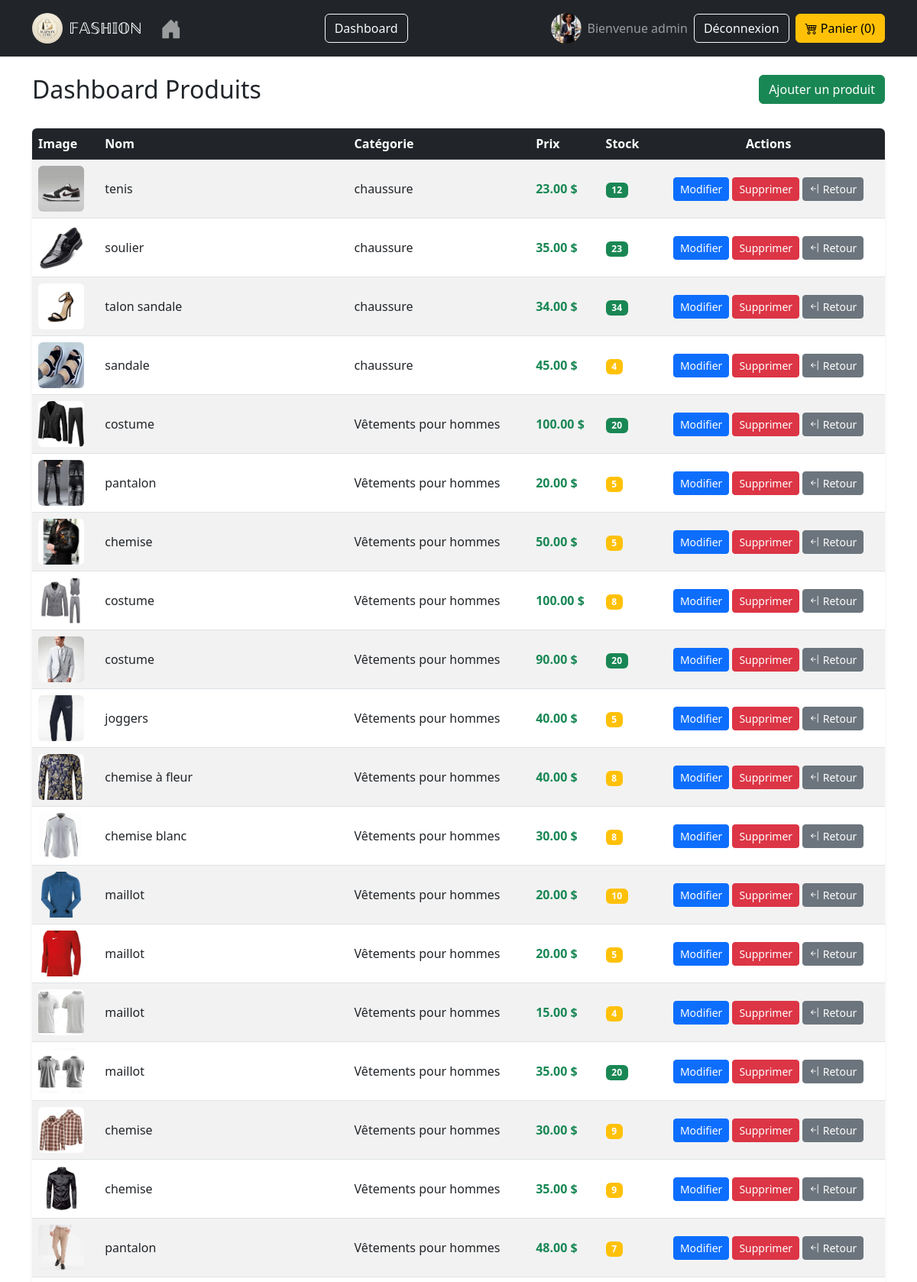
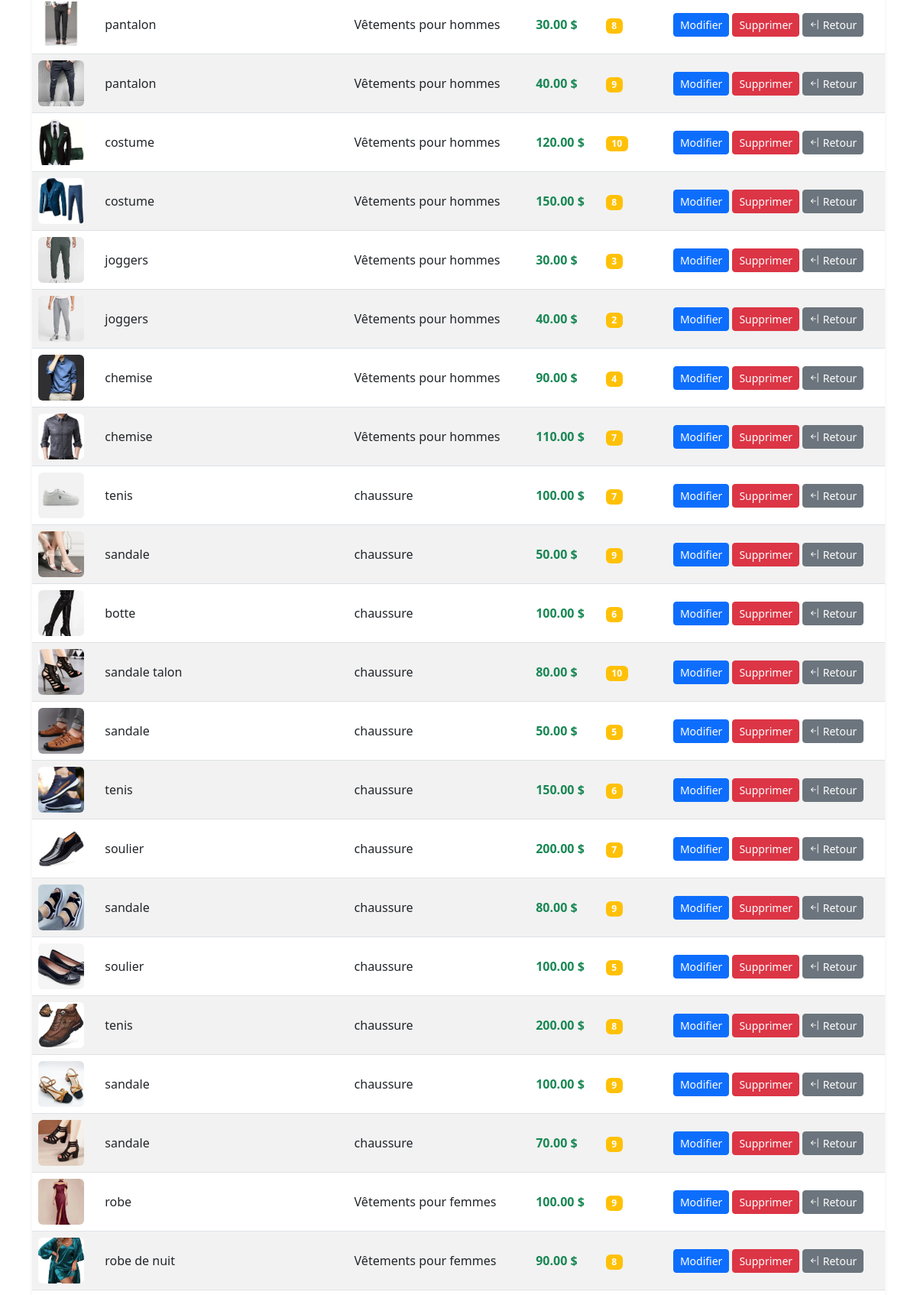
The page /adm/products/ (signed in, upper part) on the database its author committed (2 pictures, top to bottom).
### trade/models.py (models this page shows, shortened)
class Profile(models.Model):
    user = models.OneToOneField(User, on_delete=models.CASCADE)
    image = models.ImageField(
        upload_to='profil/',
        default='profil/default.webp'
    )

class Product(models.Model):
    category = models.ForeignKey(Category, on_delete=models.CASCADE)
    name = models.CharField(max_length=200)
    description = models.TextField()
    price = models.DecimalField(max_digits=8, decimal_places=2)
    stock = models.PositiveIntegerField(default=0)
    image = models.ImageField(upload_to='products/')

class Category(models.Model):
    name = models.CharField(max_length=100)

### trade/views.py (the view)
# urls.py: path('adm/products/', views.product_dashboard, name='product_dashboard'),
@staff_member_required
def product_dashboard(request):
    produits = Product.objects.all()
    return render(request, 'trade/product_dashboard.html', {'produits': produits})

### trade/templates/trade/product_dashboard.html
{% extends 'trade/base.html' %}
{% block content %}
<link rel="stylesheet" href="https://cdn.jsdelivr.net/npm/bootstrap-icons@1.10.5/font/bootstrap-icons.css">
<div class="container mt-4">
    <div class="d-flex flex-column flex-md-row justify-content-between align-items-start mb-3">
        <h2> Dashboard Produits</h2>
        <a href="{% url 'add_product' %}" class="btn btn-success mb-3">Ajouter un produit</a>
    </div>
    <div class="table-responsive shadow-sm rounded">
        <table class="table table-striped table-hover align-middle">
            <thead class="table-dark">
                <tr>
                    <th scope="col">Image</th>
                    <th scope="col">Nom</th>
                    <th scope="col">Catégorie</th>
                    <th scope="col">Prix</th>
                    <th scope="col">Stock</th>
                    <th scope="col" class="text-center">Actions</th>
                </tr>
            </thead>
            <tbody>
                {% for produit in produits %}
                <tr>
                    <td>
                        {% if produit.image %}
                        <img src="{{ produit.image.url }}" class="rounded" style="width:60px; height:60px; object-fit:cover;">
                        {% else %}
                        <div class="bg-secondary rounded d-flex justify-content-center align-items-center" style="width:60px; height:60px;">
                        </div>
                        {% endif %}
                    </td>
                    <td>{{ produit.name }}</td>
                    <td>{{ produit.category.name }}</td>
                    <td class="fw-bold text-success">{{ produit.price }} $</td>
                    <td>
                        {% if produit.stock > 10 %}
                            <span class="badge bg-success">{{ produit.stock }}</span>
                        {% elif produit.stock > 0 %}
                            <span class="badge bg-warning">{{ produit.stock }}</span>
                        {% else %}
                            <span class="badge bg-danger">0</span>
                        {% endif %}
                    </td>
                    <td class="text-center">
                        <div class="d-flex flex-column flex-md-row justify-content-center gap-1">
                            <a href="{% url 'edit_product' produit.id %}" class="btn btn-sm btn-primary">Modifier</a>
                            <a href="{% url 'delete_product' produit.id %}" class="btn btn-sm btn-danger">Supprimer</a>
                            <a href="{% url 'main_dashboard' %}" class="btn btn-secondary btn-sm"><i class="bi bi-arrow-bar-left"></i> Retour</a>
                        </div>
                    </td>
                </tr>
                {% empty %}
                <tr>
                    <td colspan="6" class="text-center">Aucun produit trouvé.</td>
                </tr>
                {% endfor %}
            </tbody>
        </table>
    </div>
</div>
{% endblock %}

### trade/templates/trade/navbar.html (shortened to what this page needs)
{% load static %}
<!DOCTYPE html>
<html>
<head>
    <link href="https://cdn.jsdelivr.net/npm/bootstrap@5.3.0/dist/css/bootstrap.min.css" rel="stylesheet">
    <link rel="stylesheet" href="https://cdn.jsdelivr.net/npm/bootstrap-icons@1.10.5/font/bootstrap-icons.css">
</head>
<body>
<nav class="navbar navbar-expand-lg navbar-dark bg-dark">
  <div class="container">
<a class="navbar-brand d-flex align-items-center" href="{% url 'home' %}">
    <img src="{% static 'image/logo.png' %}"
         alt="FASHION Logo"
         class="rounded-circle"
         style="width:40px; height:40px; object-fit:cover; margin-right:8px;">
    <span>𝔽𝔸𝕊ℍ𝕀𝕆ℕ</span>
</a>
    <ul class="navbar-nav me-auto">
        <li class="nav-item">
            <a class="nav-link" href="/"><i class="bi bi-house-door-fill fs-3"></i></a>
        </li>
    </ul>
    <ul class="navbar-nav me-auto">
        <li class="nav-item">
        {% if user.is_staff %}
            <a href="{% url 'main_dashboard' %}" class="btn btn-outline-light me-2">Dashboard</a>
        {% endif %}
        </li>
    </ul>
    <div class="d-flex align-items-center">
        {% if user.is_authenticated %}
        <img src="{{ user.profile.image.url }}"
             class="rounded-circle me-2"
             style="width:40px; height:40px; object-fit:cover; cursor:pointer;"
             data-bs-toggle="modal"
             data-bs-target="#photoModal">
        <span class="navbar-text me-2">Bienvenue {{ user.username }}</span>
        <a href="{% url 'logout' %}" class="btn btn-outline-light me-2">Déconnexion</a>
        {% else %}
            <a href="{% url 'login' %}" class="btn btn-outline-light me-2">Connexion</a>
            <a href="{% url 'signup' %}" class="btn btn-light">Inscription</a>
        {% endif %}
        <a href="{% url 'cart_detail' %}" class="btn btn-warning">
            <i class="bi bi-cart4"></i> Panier ({{ request.session.cart|length|default:0 }})
        </a>
    </div>
  </div>
</nav>
</body>
</html>

### rows shown on the page
Product: image (picture), name "tenis", category.name "chaussure", price "23.00", stock "12"
Product: image (picture), name "soulier", category.name "chaussure", price "35.00", stock "23"
Product: image (picture), name "talon sandale", category.name "chaussure", price "34.00", stock "34"
Product: image (picture), name "sandale", category.name "chaussure", price "45.00", stock "4"
Product: image (picture), name "costume", category.name "Vêtements pour hommes", price "100.00", stock "20"
Product: image (picture), name "pantalon", category.name "Vêtements pour hommes", price "20.00", stock "5"
Product: image (picture), name "chemise", category.name "Vêtements pour hommes", price "50.00", stock "5"
Product: image (picture), name "costume", category.name "Vêtements pour hommes", price "100.00", stock "8"
Product: image (picture), name "costume", category.name "Vêtements pour hommes", price "90.00", stock "20"
Product: image (picture), name "joggers", category.name "Vêtements pour hommes", price "40.00", stock "5"
Product: image (picture), name "chemise à fleur", category.name "Vêtements pour hommes", price "40.00", stock "8"
Product: image (picture), name "chemise blanc", category.name "Vêtements pour hommes", price "30.00", stock "8"
Product: image (picture), name "maillot", category.name "Vêtements pour hommes", price "20.00", stock "10"
Product: image (picture), name "maillot", category.name "Vêtements pour hommes", price "20.00", stock "5"
Product: image (picture), name "maillot", category.name "Vêtements pour hommes", price "15.00", stock "4"
Product: image (picture), name "maillot", category.name "Vêtements pour hommes", price "35.00", stock "20"
Product: image (picture), name "chemise", category.name "Vêtements pour hommes", price "30.00", stock "9"
Product: image (picture), name "chemise", category.name "Vêtements pour hommes", price "35.00", stock "9"
Product: image (picture), name "pantalon", category.name "Vêtements pour hommes", price "48.00", stock "7"
Product: image (picture), name "pantalon", category.name "Vêtements pour hommes", price "30.00", stock "8"
Product: image (picture), name "pantalon", category.name "Vêtements pour hommes", price "40.00", stock "9"
Product: image (picture), name "costume", category.name "Vêtements pour hommes", price "120.00", stock "10"
Product: image (picture), name "costume", category.name "Vêtements pour hommes", price "150.00", stock "8"
Product: image (picture), name "joggers", category.name "Vêtements pour hommes", price "30.00", stock "3"
Product: image (picture), name "joggers", category.name "Vêtements pour hommes", price "40.00", stock "2"
Product: image (picture), name "chemise", category.name "Vêtements pour hommes", price "90.00", stock "4"
Product: image (picture), name "chemise", category.name "Vêtements pour hommes", price "110.00", stock "7"
Product: image (picture), name "tenis", category.name "chaussure", price "100.00", stock "7"
Product: image (picture), name "sandale", category.name "chaussure", price "50.00", stock "9"
Product: image (picture), name "botte", category.name "chaussure", price "100.00", stock "6"
Product: image (picture), name "sandale talon", category.name "chaussure", price "80.00", stock "10"
Product: image (picture), name "sandale", category.name "chaussure", price "50.00", stock "5"
Product: image (picture), name "tenis", category.name "chaussure", price "150.00", stock "6"
Product: image (picture), name "soulier", category.name "chaussure", price "200.00", stock "7"
Product: image (picture), name "sandale", category.name "chaussure", price "80.00", stock "9"
Product: image (picture), name "soulier", category.name "chaussure", price "100.00", stock "5"
Product: image (picture), name "tenis", category.name "chaussure", price "200.00", stock "8"
Product: image (picture), name "sandale", category.name "chaussure", price "100.00", stock "9"
Product: image (picture), name "sandale", category.name "chaussure", price "70.00", stock "9"
Product: image (picture), name "robe", category.name "Vêtements pour femmes", price "100.00", stock "9"
Product: image (picture), name "robe de nuit", category.name "Vêtements pour femmes", price "90.00", stock "8"

### other values the page prints
{{ user.username }} "admin"
{{ request.session.cart|length|default:0 }} "0"
